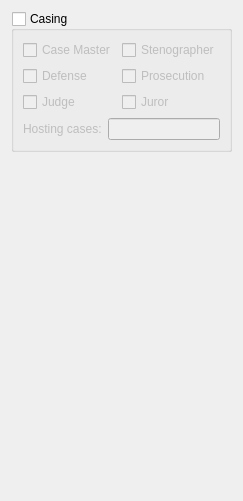
     <widget class="QWidget" name="casing_tab">
      <attribute name="title">
       <string>Casing</string>
      </attribute>
      <layout class="QVBoxLayout" name="verticalLayout">
       <item>
        <widget class="QGroupBox" name="casing_enabled_box">
         <property name="toolTip">
          <string>If checked, you will get alerts about case announcements.</string>
         </property>
         <property name="title">
          <string>Casing</string>
         </property>
         <property name="checkable">
          <bool>true</bool>
         </property>
         <property name="checked">
          <bool>false</bool>
         </property>
         <layout class="QGridLayout" name="gridLayout">
          <item row="1" column="0">
           <widget class="QCheckBox" name="casing_def_cb">
            <property name="toolTip">
             <string>If checked, you will get alerts about case announcements if a defense spot is open.</string>
            </property>
            <property name="text">
             <string>Defense</string>
            </property>
           </widget>
          </item>
          <item row="2" column="1">
           <widget class="QCheckBox" name="casing_jur_cb">
            <property name="toolTip">
             <string>If checked, you will get alerts about case announcements if a juror spot is open.</string>
            </property>
            <property name="text">
             <string>Juror</string>
            </property>
           </widget>
          </item>
          <item row="0" column="1">
           <widget class="QCheckBox" name="casing_steno_cb">
            <property name="toolTip">
             <string>If checked, you will get alerts about case announcements if a stenographer spot is open.</string>
            </property>
            <property name="text">
             <string>Stenographer</string>
            </property>
           </widget>
          </item>
          <item row="0" column="0">
           <widget class="QCheckBox" name="casing_cm_cb">
            <property name="toolTip">
             <string>If checked, you will appear amongst the potential CMs on the server.</string>
            </property>
            <property name="text">
             <string>Case Master</string>
            </property>
           </widget>
          </item>
          <item row="3" column="0" colspan="2">
           <layout class="QHBoxLayout" name="horizontalLayout">
            <item>
             <widget class="QLabel" name="casing_cm_cases_lbl">
              <property name="toolTip">
               <string>If you're a CM, enter what cases you are willing to host.</string>
              </property>
              <property name="text">
               <string>Hosting cases:</string>
              </property>
             </widget>
            </item>
            <item>
             <widget class="QLineEdit" name="casing_cm_cases_textbox"/>
            </item>
           </layout>
          </item>
          <item row="1" column="1">
           <widget class="QCheckBox" name="casing_pro_cb">
            <property name="toolTip">
             <string>If checked, you will get alerts about case announcements if a prosecutor spot is open.</string>
            </property>
            <property name="text">
             <string>Prosecution</string>
            </property>
           </widget>
          </item>
          <item row="2" column="0">
           <widget class="QCheckBox" name="casing_jud_cb">
            <property name="toolTip">
             <string>If checked, you will get alerts about case announcements if the judge spot is open.</string>
            </property>
            <property name="text">
             <string>Judge</string>
            </property>
           </widget>
          </item>
         </layout>
        </widget>
       </item>
       <item>
        <spacer name="verticalSpacer">
         <property name="orientation">
          <enum>Qt::Vertical</enum>
         </property>
         <property name="sizeHint" stdset="0">
          <size>
           <width>20</width>
           <height>338</height>
          </size>
         </property>
        </spacer>
       </item>
      </layout>
     </widget>
